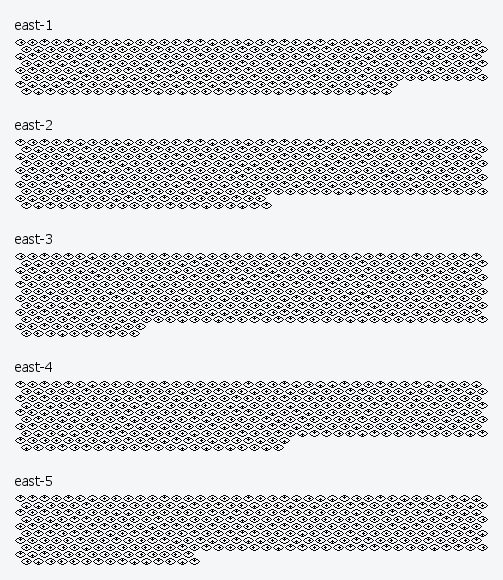
#> input picture 1x-eyes-east.webp, 503 x 580 px
$ python eye_mural_scan.py
#> lines starting #> are read from the running program, lines starting #| are printed output that depends on the picture; after the words box and inside, x2 and y2 are one past the last pixel; in counts of white or black regions, pixels touching at a corner belong together
### tools/wak_unpack.py
#!/usr/bin/env python3
"""Primary-source instrument: pure-Python reader for a Noita `data.wak` archive.

Used for the game-install / source-verification step (does the shipped game
contain a decoder, plaintext table, or the eye-message murals themselves?).
Reading the format directly avoids launching the Windows `noita.exe -wizard_unpak`
under Proton.

Archive format (decoded from the header of the shipped 2024 build; the leading
u32 is a zero magic, NOT a header size):
  u32 magic (=0)
  u32 num_entries
  u32 data_start   (offset where the first file blob begins; == end of index)
  u32 pad (=0)
  entry* : u32 offset, u32 length, u32 path_len, char[path_len] path

Self-check (the tool's control gate): every offset+length must lie within
[data_start, filesize] and every path must decode as ASCII; otherwise we abort,
because a wrong format guess would surface as an out-of-range offset immediately.
Validated on the 2024 build: 14745 entries, first entry `data/credits.txt`
(path_len 16), and `cat` of a known XML returns readable text.

WAK path is machine-specific (Steam library location varies per machine this
project has run on); `find_wak()` tries known locations, then a bounded glob
under common Steam install roots, before giving up. `read_index()` takes an
explicit path if you have one; this script's own subcommands always call it
with none (autodetect) -- edit CANDIDATES below if a new machine needs a new
path (cheaper than plumbing a flag through every caller).
Usage: wak_unpack.py list [substr] | cat <exact/path> | extract <substr> <dir>
"""
import glob
import os
import struct
import sys

CANDIDATES = [
    '/mnt/hdd1/SteamLibrary/steamapps/common/Noita/data/data.wak',
    os.path.expanduser(
        '~/.local/share/Steam/steamapps/common/Noita/data/data.wak'),
]


def find_wak():
    for p in CANDIDATES:
        if os.path.exists(p):
            return p
    for pattern in (
        os.path.expanduser('~/.local/share/Steam/steamapps/*/common/Noita/data/data.wak'),
        os.path.expanduser('~/.steam/**/steamapps/common/Noita/data/data.wak'),
        '/mnt/**/steamapps/common/Noita/data/data.wak',
    ):
        hits = glob.glob(pattern, recursive=True)
        if hits:
            return hits[0]
    raise SystemExit(
        'data.wak not found in any known location; add its path to '
        'CANDIDATES in tools/wak_unpack.py')


WAK = None  # resolved lazily so importing this module never touches disk


def read_index(path=None):
    if path is None:
        path = find_wak()
    with open(path, 'rb') as f:
        blob = f.read()
    fsz = len(blob)
    magic, num, data_start, _pad = struct.unpack_from('<IIII', blob, 0)
    if not (0 < num < 2000000 and 0 < data_start <= fsz):
        raise SystemExit(f'header sanity fail: num={num} data_start={data_start} fsz={fsz}')
    header_size = data_start
    entries = []
    p = 16
    for _ in range(num):
        off, length, nlen = struct.unpack_from('<III', blob, p)
        p += 12
        name = blob[p:p + nlen]
        p += nlen
        if not (header_size <= off <= fsz and off + length <= fsz):
            raise SystemExit(f'entry offset out of range at {name!r}: off={off} len={length}')
        try:
            name = name.decode('ascii')
        except UnicodeDecodeError:
            raise SystemExit(f'non-ascii path at offset {p}: {name!r}')
        entries.append((name, off, length))
    return blob, entries


# [27 lines left out: function main, not called in this run]


# [2 lines that do not run on import are left out]

### tools/eye_mural_scan.py
#!/usr/bin/env python3
"""Step E, non-bounded: pixel-level scan of every PNG in data.wak for the
eye-glyph outline itself, as a structural (not filename) search for an
undiscovered eye-message mural.

Rationale: the prior Step E bounded search found the two catalogued
Easter eggs (caves/eye_0*.png, eyespot/book_s "tripping" books) by NAME.
That leaves open whether some OTHER, unrelated-looking asset happens to
embed a real eye-glyph grid at native (1x) resolution -- a filename search
cannot rule that out. This script instead reuses transcribe.py's own
exact-match template (11x7 outline, >=18/20 outline pixels lit, 12px
horizontal / 7px vertical pitch) and runs it against every one of the
9,030 PNGs' raw pixels, looking for a GRID of matches (many hits at the
expected pitch), not just an isolated eye sprite (of which the game has
plenty -- boss eyes, decorative wall eyes, etc. -- that are not our cipher).

Control gates (must PASS before the real scan is trusted):
  1. POSITIVE: the known source sheets (1x-eyes-*.webp) must yield a large,
     highly regular grid of matches (proves the detector actually finds the
     real thing at native resolution, using nothing but the published
     outline template).
  2. NEGATIVE: seeded random noise of the same scale must yield ~0 matches
     (proves the >=18/20 threshold isn't trivially satisfied by chance).
  3. NEGATIVE: the catalogued non-mural eye Easter eggs (caves/eye_0*.png,
     the boss/decoration eye sprites) must yield at most a handful of
     ISOLATED matches (a lone eye or two), never a grid -- proving the grid
     threshold used to flag real candidates distinguishes "contains an eye"
     from "contains a mural of many eyes."
"""
import sys

import numpy as np
from PIL import Image

sys.path.insert(0, __file__.rsplit('/', 1)[0])
import wak_unpack as W

SEED = 1
EYE_W, EYE_H, PITCH_X, PITCH_Y = 11, 7, 12, 7
OUTLINE = {0: (4, 5, 6), 1: (2, 3, 7, 8), 2: (1, 9), 3: (0, 10),
           4: (1, 9), 5: (2, 3, 7, 8), 6: (4, 5, 6)}
OUT_PIX = [(r, x) for r, xs in OUTLINE.items() for x in xs]
INSIDE = [(r, x) for r in range(7)
          for x in range(min(OUTLINE[r]) + 1, max(OUTLINE[r]))
          if (r, x) not in OUT_PIX]
# The corners of the 7x11 box that a real almond-shaped eye NEVER fills
# (they lie outside the outline at every row, where the almond narrows to
# its top/bottom points). transcribe.py's own scan_row() only checks
# OUT_PIX>=18 because in its controlled context (hand-transcribed sheets,
# fixed pitch) that's already unambiguous. Scanning arbitrary archive art
# needs the stronger check: a plain solid-filled blob (e.g. a flat icon)
# satisfies OUT_PIX>=18/20 at every interior pixel trivially, since a
# uniform fill lights up ANY subset of points -- it only fails to be a
# real eye at these always-background corner pixels, which a filled blob
# leaves lit. Found this the hard way: data/biome_impl/eyespot.png (a
# solid navy circle+triangle marker icon) initially registered as a
# 300+-eye "grid" purely from this fill effect, with the grid pitch
# emerging from our own de-overlap step size, not from any real eye
# outline structure.
_ALL = {(r, c) for r in range(7) for c in range(11)}
BG_PIX = list(_ALL - set(OUT_PIX) - set(INSIDE))
BG_THRESH = 0  # zero-tolerance: none of these corner pixels may be ink
THRESH = 18  # of 20 outline pixels, matches transcribe.py's zero-tolerance match


def ink_mask(im):
    """Binarize any PIL image the way transcribe.py treats the source sheets:
    ink = dark AND (opaque or no alpha channel)."""
    im = im.convert('RGBA')
    arr = np.asarray(im)
    lum = arr[..., :3].astype(np.float32).mean(axis=2)
    alpha = arr[..., 3]
    return (lum < 128) & (alpha > 10)


def find_eyes(mask):
    """All (row, col) top-left positions where the 11x7 outline matches at
    >=THRESH/20 pixels AND the always-background corner pixels (BG_PIX) are
    all clear -- the second condition is what a solid-filled blob fails
    (see BG_PIX's docstring above) while a real almond eye always satisfies
    it. Vectorized: sum of shifted boolean views instead of a per-pixel
    Python loop, so scanning all 9,030 archive PNGs is fast."""
    H, Wd = mask.shape
    oh, ow = H - EYE_H + 1, Wd - EYE_W + 1
    if oh <= 0 or ow <= 0:
        return []
    acc = np.zeros((oh, ow), dtype=np.int16)
    for dr, dc in OUT_PIX:
        acc += mask[dr:dr + oh, dc:dc + ow].astype(np.int16)
    bg = np.zeros((oh, ow), dtype=np.int16)
    for dr, dc in BG_PIX:
        bg += mask[dr:dr + oh, dc:dc + ow].astype(np.int16)
    ys, xs = np.where((acc >= THRESH) & (bg <= BG_THRESH))
    return list(zip(ys.tolist(), xs.tolist()))


def grid_score(hits, shape=None):
    """Given raw hit positions (which overlap near any true eye since the
    scan isn't stepping by pitch), cluster into local maxima at the known
    pitch and report how many DISTINCT eyes and how regular their spacing
    is. Returns (n_distinct, n_at_expected_pitch).

    De-overlap uses a claimed-region raster (numpy slice checks) instead of
    an O(n^2) all-pairs Python loop -- some archive textures spuriously
    match the raw template thousands of times (see eyespot.png in the
    negative gate below), and an all-pairs loop over thousands of hits made
    the first version of this scan pathologically slow across 9,030 files."""
    if not hits:
        return 0, 0
    hits = sorted(hits)
    if shape is None:
        max_r = max(r for r, c in hits) + EYE_H // 2 + 1
        max_c = max(c for r, c in hits) + EYE_W // 2 + 1
        shape = (max_r, max_c)
    claimed = np.zeros(shape, dtype=bool)
    hh, hw = EYE_H // 2, EYE_W // 2
    kept = []
    for r, c in hits:
        r0, r1 = max(0, r - hh), r + hh + 1
        c0, c1 = max(0, c - hw), c + hw + 1
        if not claimed[r0:r1, c0:c1].any():
            kept.append((r, c))
            claimed[r0:r1, c0:c1] = True
    n_distinct = len(kept)
    # count pairs at exactly the expected pitch (12 horiz or 7 vert, allowing
    # the alternating 6px row offset transcribe.py documents)
    kept_set = set(kept)
    n_paired = 0
    for r, c in kept:
        neighbors = [(r, c + PITCH_X), (r + PITCH_Y, c), (r + PITCH_Y, c + 6),
                     (r + PITCH_Y, c - 6)]
        if any(n in kept_set for n in neighbors):
            n_paired += 1
    return n_distinct, n_paired


def is_grid(r, min_distinct=20, min_pair_frac=0.5):
    """A real eye-message mural is not just 'has some outline-shaped pixels'
    -- natural pixel art can spuriously satisfy the 18/20 template at a
    handful of scattered spots (see the noise/eggs gate below). What
    distinguishes a genuine grid is many matches that are ALSO mutually at
    the exact 12x7 pitch, so we require both count and pairing fraction."""
    if r is None or r['n_distinct'] < min_distinct:
        return False
    return r['n_paired'] >= min_pair_frac * r['n_distinct']


def scan_image_bytes(data, label):
    try:
        im = Image.open(__import__('io').BytesIO(data))
    except Exception:
        return None
    if im.width * im.height > 4_000_000:
        return None  # skip huge backgrounds; eye grids are small hand-authored art
    mask = ink_mask(im)
    hits = find_eyes(mask)
    n_distinct, n_paired = grid_score(hits, shape=mask.shape)
    return {'label': label, 'w': im.width, 'h': im.height,
            'n_distinct': n_distinct, 'n_paired': n_paired}


def gate_positive():
    results = []
    for f in ['1x-eyes-east.webp', '1x-eyes-west.webp']:
        with open(f, 'rb') as fh:
            data = fh.read()
        r = scan_image_bytes(data, f)
#> in scan_image_bytes, im is the input picture: PIL image 503x580 RGB; mean R, G, B 207.6, 208.5, 209.3
#> in ink_mask, `return (lum < 128) & (alpha > 10)`:
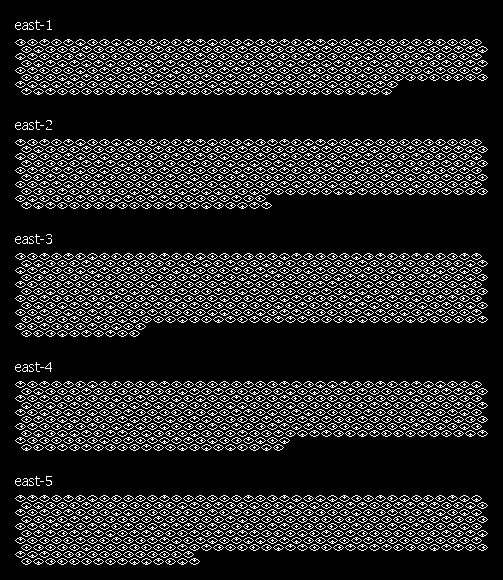
#> returned value: shape (580, 503) bool; 15.3% white in thin lines or dots, all inside (x1, y1, x2, y2) = (15, 20, 488, 565)
#> the loop in find_eyes, `for dr, dc in OUT_PIX:` made 20 passes
#> pass 3, in find_eyes, `acc += mask[dr:dr + oh, dc:dc + ow].astype(np.int16)`:
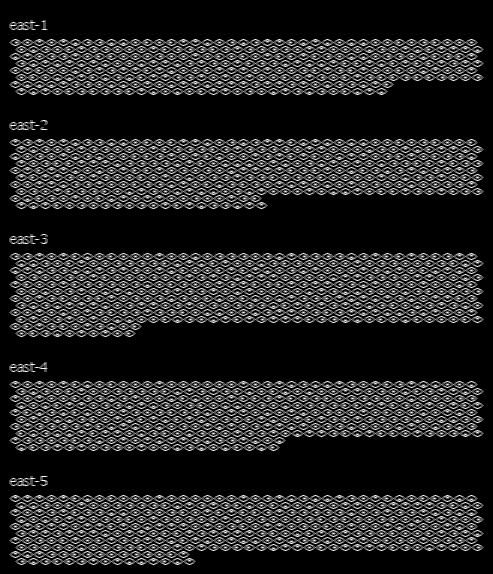
#> acc: shape (574, 493) int16; min 0, max 3, mean 0.472; drawn with min black and max white
#> after the loop in find_eyes, `for dr, dc in OUT_PIX:`:
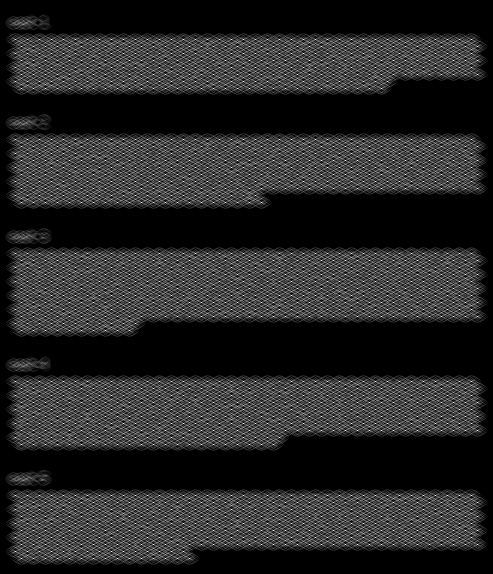
#> acc: shape (574, 493) int16; min 0, max 20, mean 3.15; drawn with min black and max white
#> the loop in find_eyes, `for dr, dc in BG_PIX:` made 28 passes
#> pass 3, in find_eyes, `bg += mask[dr:dr + oh, dc:dc + ow].astype(np.int16)`:
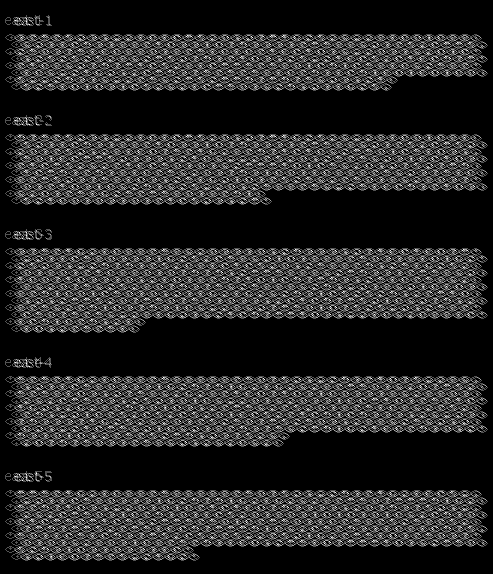
#> bg: shape (574, 493) int16; min 0, max 3, mean 0.472; drawn with min black and max white
#> after the loop in find_eyes, `for dr, dc in BG_PIX:`:
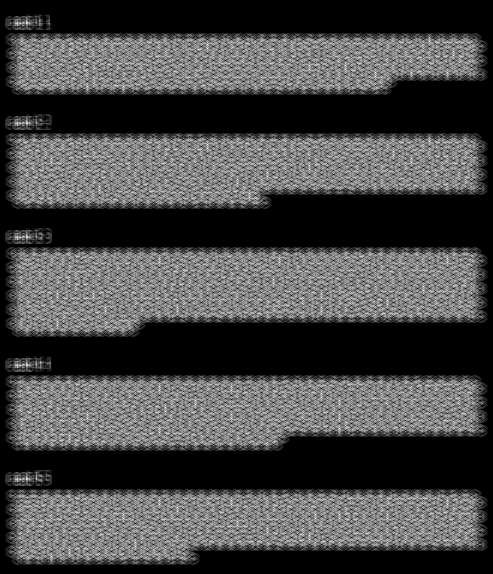
#> bg: shape (574, 493) int16; min 0, max 16, mean 4.4; drawn with min black and max white
#> in find_eyes, `ys, xs = np.where((acc >= THRESH) & (bg <= BG_THRESH))`: ys = 1761 values from 39 to 558; xs = 1761 values, max 477 at index 77, min 15 at index 0, mean 234.8
#> in scan_image_bytes, `hits = find_eyes(mask)`: hits = 1761 pairs, first value 39 to 558, second value 15 to 477
#> the loop in grid_score, `for r, c in hits:` made 1761 passes
#> (r, c, r0, r1, c0, c1) on passes 1 to 3: (39, 15, 36, 43, 10, 21), (39, 27, 36, 43, 22, 33), (39, 39, 36, 43, 34, 45)
#> after the loop in grid_score, `for r, c in hits:`:
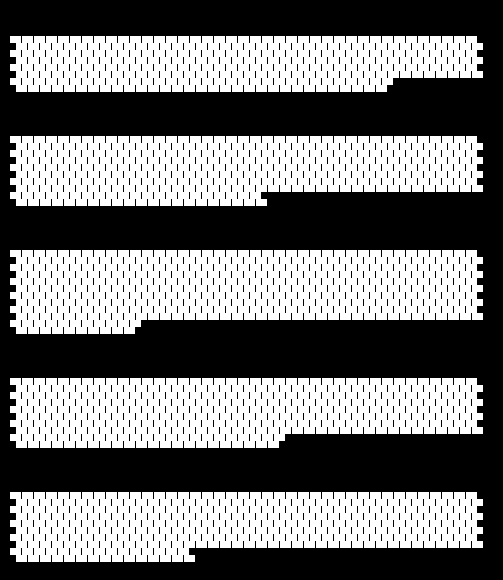
#> claimed: shape (580, 503) bool; 46.5% white; 5 white regions, box (x1, y1, x2, y2) and area: (10, 250, 483, 334) 31647, (10, 378, 483, 448) 27489, (10, 136, 483, 206) 27258, (10, 492, 483, 562) 26334, (10, 36, 483, 92) 22869
#> after the loop in grid_score, `for r, c in hits:`: kept has the same summary as hits in scan_image_bytes
#> in grid_score, `n_distinct = len(kept)`: n_distinct = 1761
#> in grid_score, `kept_set = set(kept)`: kept_set = 1761 items
#> the loop in grid_score, `for r, c in kept:` made 1761 passes
#> (r, c, neighbors) on passes 1 to 8: (39, 15, [(39, 27), (46, 15), (46, 21), (46, 9)]), (39, 27, [(39, 39), (46, 27), (46, 33), (46, 21)]), (39, 39, [(39, 51), (46, 39), (46, 45), (46, 33)]), (39, 51, [(39, 63), (46, 51), (46, 57), (46, 45)]), (39, 63, [(39, 75), (46, 63), (46, 69), (46, 57)]), (39, 75, [(39, 87), (46, 75), (46, 81), (46, 69)]), (39, 87, [(39, 99), (46, 87), (46, 93), (46, 81)]), (39, 99, [(39, 111), (46, 99), (46, 105), (46, 93)])
#> after the loop in grid_score, `for r, c in kept:`: n_paired = 1751
#> in scan_image_bytes, `n_distinct, n_paired = grid_score(hits, shape=mask.shape)`: n_distinct = 1761; n_paired = 1751
#> in gate_positive, `r = scan_image_bytes(data, f)`: r = {'label': '1x-eyes-east.webp', 'w': 503, 'h': 580, 'n_distinct': 1761, 'n_paired': 1751}
        results.append(r)
#> pass 2 of the loop in gate_positive, `for f in ['1x-eyes-east.webp', '1x-eyes-west.webp']:`:
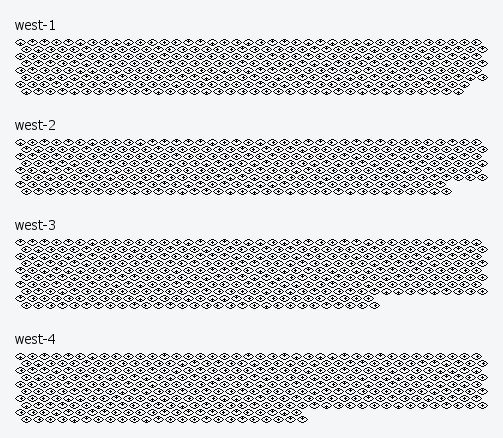
#> input picture 1x-eyes-west.webp, 503 x 438 px
#> in scan_image_bytes, im is the input picture: PIL image 503x438 RGB; mean R, G, B 207.1, 207.9, 208.8
#> im: PIL image 503x438 RGBA
#> lum: shape (438, 503) float32
#> after the loop in find_eyes (call 2), `for dr, dc in BG_PIX:`:
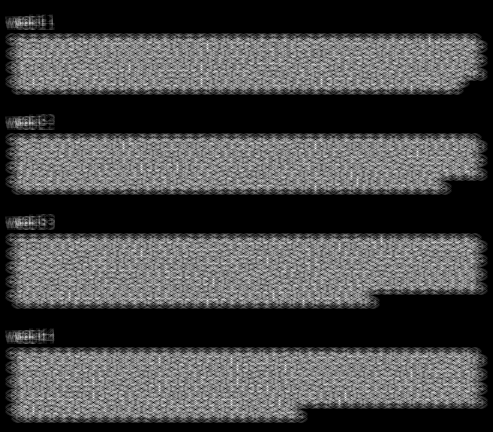
#> bg: shape (432, 493) int16; min 0, max 16, mean 4.48; drawn with min black and max white
#> ys = 1347 values from 39 to 416; xs = 1347 values, max 477 at index 77, min 15 at index 0, mean 238.9
#> in scan_image_bytes (call 2), `hits = find_eyes(mask)`: hits = 1347 pairs, first value 39 to 416, second value 15 to 477
#> the loop in grid_score (call 2), `for r, c in hits:` made 1347 passes
#> (r, c, c0, c1) on passes 1 to 3: (39, 15, 10, 21), (39, 27, 22, 33), (39, 39, 34, 45)
#> after the loop in grid_score (call 2), `for r, c in hits:`:
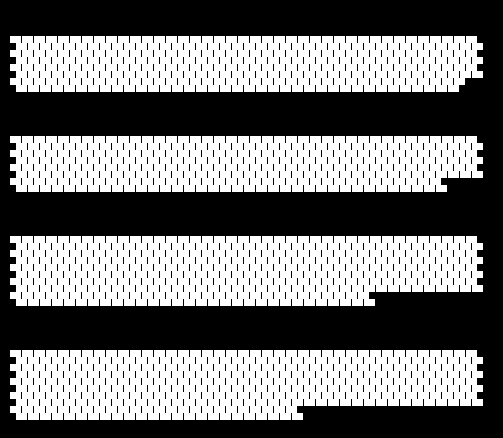
#> claimed: shape (438, 503) bool; 47.1% white; 4 white regions, box (x1, y1, x2, y2) and area: (10, 236, 483, 306) 28644, (10, 350, 483, 420) 27720, (10, 36, 483, 92) 23793, (10, 136, 483, 192) 23562
#> the loop in grid_score (call 2), `for r, c in kept:` made 1347 passes
#> (r, c) on passes 1 to 3: (39, 15), (39, 27), (39, 39)
    ok = all(is_grid(r, min_distinct=300, min_pair_frac=0.8) for r in results)
    return ok, results


def gate_negative_noise():
    """Random noise can spuriously satisfy the raw 18/20 template count at
    a nontrivial rate at 50% ink density (binomial tail), which is why
    is_grid() also requires PAIRING at the exact pitch, not just count --
    chance matches don't line up with each other. This gate checks that."""
    rng = np.random.RandomState(SEED)
    fails = []
    for w, h in [(64, 64), (200, 150), (400, 300), (800, 600)]:
        arr = rng.randint(0, 2, size=(h, w), dtype=bool)
        n_distinct, n_paired = grid_score(find_eyes(arr))
        r = {'w': w, 'h': h, 'n_distinct': n_distinct, 'n_paired': n_paired}
        if is_grid(r):
            fails.append(r)
    return len(fails) == 0, fails


# [21 lines left out: function gate_negative_known_eggs, not called in this run]


def main():
    print('=== control gates ===')
    pos_ok, pos_res = gate_positive()
    print(f'[gate] positive (known sheets recover a big regular grid): '
          f'{"PASS" if pos_ok else "FAIL"}')
#| [gate] positive (known sheets recover a big regular grid): PASS
    for r in pos_res:
        print(f'    {r}')
#> this loop made 2 passes
#|     {'label': '1x-eyes-east.webp', 'w': 503, 'h': 580, 'n_distinct': 1761, 'n_paired': 1751}
#|     {'label': '1x-eyes-west.webp', 'w': 503, 'h': 438, 'n_distinct': 1347, 'n_paired': 1339}

    neg_ok, neg_fails = gate_negative_noise()
#> after the loop in gate_negative_noise, `for w, h in [(64, 64), (200, 150), (400, 300), (800, 600)]:`:
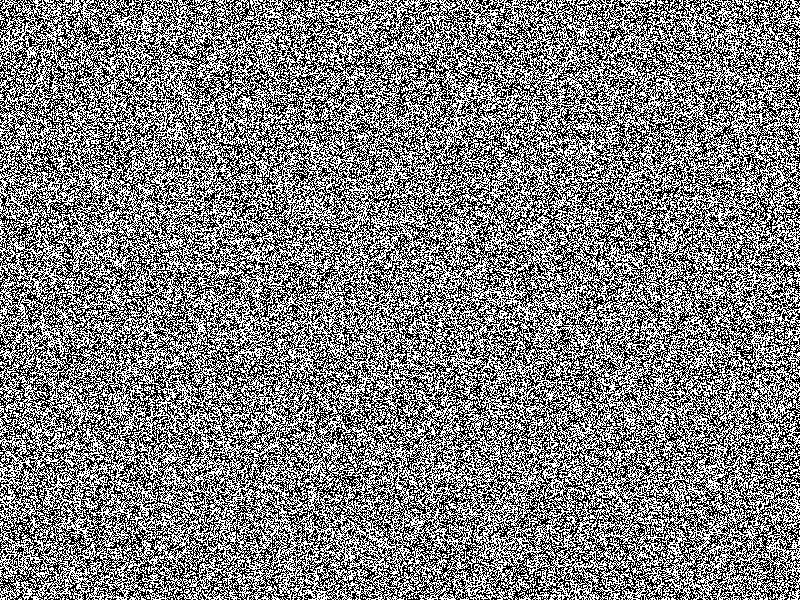
#> arr: shape (600, 800) bool; 50% white in thin lines or dots
    print(f'[gate] negative (random noise recovers ~nothing): '
          f'{"PASS" if neg_ok else "FAIL"}  fails={neg_fails}')
#| [gate] negative (random noise recovers ~nothing): PASS  fails=[]

    blob, entries = W.read_index()
#> pass 2 of the loop in find_wak, `for pattern in (`:
    egg_ok, egg_res = gate_negative_known_eggs(blob, entries)
    print(f'[gate] negative (catalogued lone-eye Easter eggs stay isolated, '
          f'no grid): {"PASS" if egg_ok else "FAIL"}')
    for r in egg_res:
        print(f'    {r}')

    if not (pos_ok and neg_ok and egg_ok):
        print('\nreal verdicts NOT trustworthy')
        sys.exit(1)

    print('\n=== real scan: all PNGs in data.wak ===')
    png_entries = [(n, o, l) for n, o, l in entries if n.lower().endswith('.png')]
    print(f'scanning {len(png_entries)} PNG entries for eye-grid structure...')
    flagged = []
    for i, (name, off, length) in enumerate(png_entries):
        r = scan_image_bytes(blob[off:off + length], name)
        if is_grid(r, min_distinct=10, min_pair_frac=0.5):
            flagged.append(r)
        if (i + 1) % 1000 == 0:
            print(f'  ...{i + 1}/{len(png_entries)} scanned, '
                  f'{len(flagged)} flagged so far', flush=True)
    flagged.sort(key=lambda r: -r['n_distinct'])
    print(f'\n{len(flagged)} PNGs register as an eye-outline GRID '
          f'(>=10 matches, >=50% mutually paired at the 12x7 pitch -- the '
          f'gates above show this rules out both chance and lone-eye sprites):')
    for r in flagged[:40]:
        print(f'    n_distinct={r["n_distinct"]:4d} n_paired={r["n_paired"]:4d} '
              f'{r["w"]}x{r["h"]}  {r["label"]}')
    if not flagged:
        print('    (none -- no PNG in the archive contains anything resembling '
              'an eye-glyph grid at native resolution)')

    import json
    with open('data/eye_mural_scan_report.json', 'w') as f:
        json.dump({
            'gates': {'positive': pos_ok, 'negative_noise': neg_ok,
                      'negative_eggs': egg_ok},
            'n_png_scanned': len(png_entries),
            'flagged': flagged,
        }, f, indent=2)
    print('\nwrote data/eye_mural_scan_report.json')


if __name__ == '__main__':
#> (the run stopped early here; a loop or call above may not have finished)
